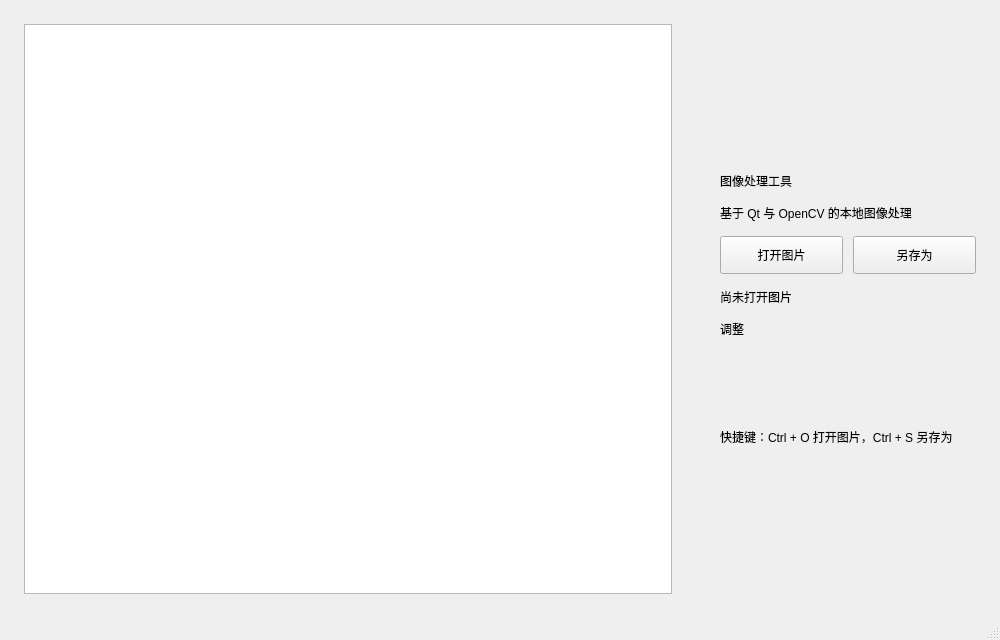
<?xml version="1.0" encoding="UTF-8"?>
<ui version="4.0">
 <class>MainWindow</class>
 <widget class="QMainWindow" name="MainWindow">
  <property name="geometry">
   <rect>
    <x>0</x>
    <y>0</y>
    <width>1000</width>
    <height>640</height>
   </rect>
  </property>
  <property name="minimumSize">
   <size>
    <width>760</width>
    <height>500</height>
   </size>
  </property>
  <property name="windowTitle">
   <string>图像处理工具</string>
  </property>
  <widget class="QWidget" name="centralwidget">
   <layout class="QHBoxLayout" name="rootLayout">
    <property name="spacing">
     <number>0</number>
    </property>
    <property name="leftMargin">
     <number>0</number>
    </property>
    <property name="topMargin">
     <number>0</number>
    </property>
    <property name="rightMargin">
     <number>0</number>
    </property>
    <property name="bottomMargin">
     <number>0</number>
    </property>
    <item>
     <widget class="QWidget" name="previewPanel">
      <property name="sizePolicy">
       <sizepolicy hsizetype="Expanding" vsizetype="Expanding">
        <horstretch>1</horstretch>
        <verstretch>0</verstretch>
       </sizepolicy>
      </property>
      <property name="minimumSize">
       <size>
        <width>320</width>
        <height>0</height>
       </size>
      </property>
      <layout class="QVBoxLayout" name="previewLayout">
       <property name="spacing">
        <number>0</number>
       </property>
       <property name="leftMargin">
        <number>24</number>
       </property>
       <property name="topMargin">
        <number>24</number>
       </property>
       <property name="rightMargin">
        <number>24</number>
       </property>
       <property name="bottomMargin">
        <number>24</number>
       </property>
       <item>
        <widget class="PreviewLabel" name="imageLabel">
         <property name="sizePolicy">
          <sizepolicy hsizetype="Ignored" vsizetype="Ignored">
           <horstretch>0</horstretch>
           <verstretch>0</verstretch>
          </sizepolicy>
         </property>
         <property name="minimumSize">
          <size>
           <width>240</width>
           <height>180</height>
          </size>
         </property>
         <property name="alignment">
          <set>Qt::AlignmentFlag::AlignCenter</set>
         </property>
        </widget>
       </item>
      </layout>
     </widget>
    </item>
    <item>
     <widget class="QWidget" name="sidebar">
      <property name="sizePolicy">
       <sizepolicy hsizetype="Fixed" vsizetype="Fixed">
        <horstretch>0</horstretch>
        <verstretch>0</verstretch>
       </sizepolicy>
      </property>
      <property name="minimumSize">
       <size>
        <width>304</width>
        <height>0</height>
       </size>
      </property>
      <property name="maximumSize">
       <size>
        <width>304</width>
        <height>16777215</height>
       </size>
      </property>
      <layout class="QVBoxLayout" name="sidebarLayout" stretch="0,0,0,0,0,0,1,0">
       <property name="spacing">
        <number>14</number>
       </property>
       <property name="leftMargin">
        <number>24</number>
       </property>
       <property name="topMargin">
        <number>24</number>
       </property>
       <property name="rightMargin">
        <number>24</number>
       </property>
       <property name="bottomMargin">
        <number>24</number>
       </property>
       <item>
        <widget class="QLabel" name="appTitleLabel">
         <property name="text">
          <string>图像处理工具</string>
         </property>
        </widget>
       </item>
       <item>
        <widget class="QLabel" name="appSubtitleLabel">
         <property name="text">
          <string>基于 Qt 与 OpenCV 的本地图像处理</string>
         </property>
         <property name="wordWrap">
          <bool>true</bool>
         </property>
        </widget>
       </item>
       <!-- 除下方弹簧外都不参与纵向伸缩，保证“调整”区域位置固定 -->
       <item>
        <layout class="QHBoxLayout" name="fileActionLayout">
         <property name="spacing">
          <number>10</number>
         </property>
         <item>
          <widget class="QPushButton" name="openImageButton">
           <property name="minimumSize">
            <size>
             <width>0</width>
             <height>38</height>
            </size>
           </property>
           <property name="sizePolicy">
            <sizepolicy hsizetype="Expanding" vsizetype="Fixed">
             <horstretch>1</horstretch>
             <verstretch>0</verstretch>
            </sizepolicy>
           </property>
           <property name="cursor">
            <cursorShape>PointingHandCursor</cursorShape>
           </property>
           <property name="text">
            <string>打开图片</string>
           </property>
          </widget>
         </item>
         <item>
          <widget class="QPushButton" name="saveImageButton">
           <property name="minimumSize">
            <size>
             <width>0</width>
             <height>38</height>
            </size>
           </property>
           <property name="sizePolicy">
            <sizepolicy hsizetype="Expanding" vsizetype="Fixed">
             <horstretch>1</horstretch>
             <verstretch>0</verstretch>
            </sizepolicy>
           </property>
           <property name="cursor">
            <cursorShape>PointingHandCursor</cursorShape>
           </property>
           <property name="text">
            <string>另存为</string>
           </property>
          </widget>
         </item>
        </layout>
       </item>
       <item>
        <widget class="QLabel" name="imageInfoLabel">
         <property name="text">
          <string>尚未打开图片</string>
         </property>
         <property name="wordWrap">
          <bool>true</bool>
         </property>
        </widget>
       </item>
       <item>
        <widget class="QLabel" name="editSectionLabel">
         <property name="text">
          <string>调整</string>
         </property>
        </widget>
       </item>
       <item>
        <layout class="QVBoxLayout" name="adjustLayout">
         <property name="spacing">
          <number>8</number>
         </property>
        </layout>
       </item>
       <item>
        <spacer name="sidebarSpacer">
         <property name="orientation">
          <enum>Qt::Orientation::Vertical</enum>
         </property>
         <property name="sizeHint" stdset="0">
          <size>
           <width>20</width>
           <height>40</height>
          </size>
         </property>
        </spacer>
       </item>
       <item>
        <widget class="QLabel" name="shortcutHintLabel">
         <property name="text">
          <string>快捷键：Ctrl + O 打开图片，Ctrl + S 另存为</string>
         </property>
         <property name="wordWrap">
          <bool>true</bool>
         </property>
        </widget>
       </item>
      </layout>
     </widget>
    </item>
   </layout>
  </widget>
  <widget class="QStatusBar" name="statusbar"/>
 </widget>
 <customwidgets>
  <customwidget>
   <class>PreviewLabel</class>
   <extends>QGraphicsView</extends>
   <header>presentation/widgets/previewlabel.h</header>
  </customwidget>
 </customwidgets>
 <resources/>
 <connections/>
</ui>
